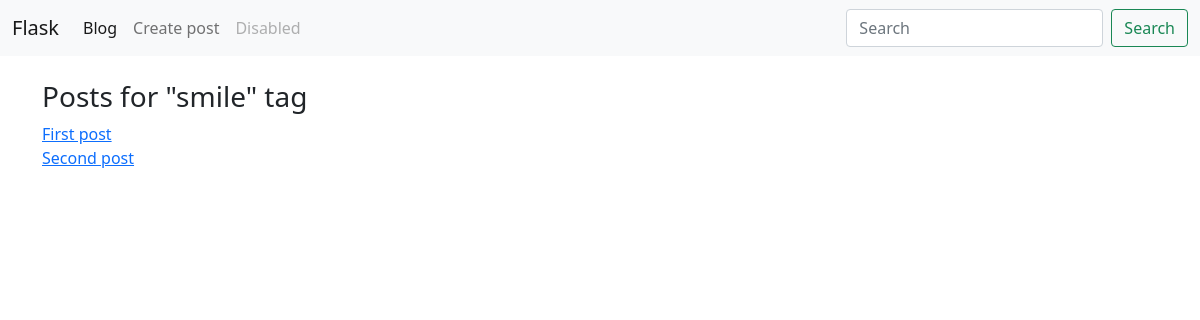
The page /blog/tag/smile on the database as committed earlier.
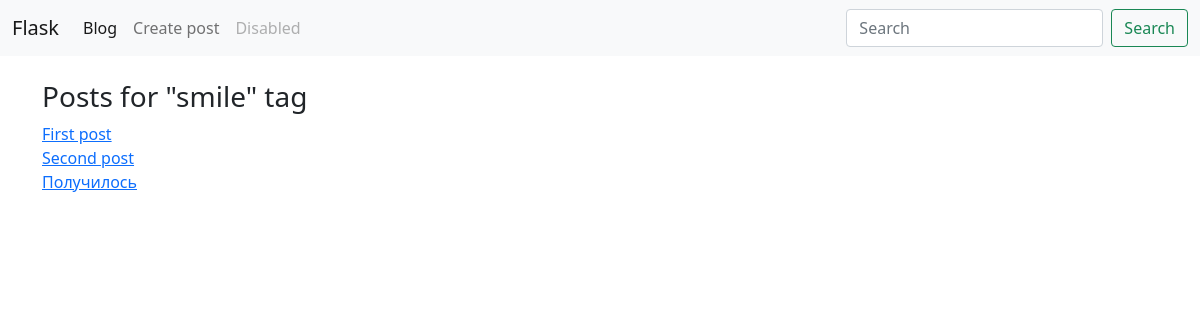
The same page on the database as committed later.
### models.py (models this page shows, shortened)
class Tag(db.Model):
    id = db.Column(db.Integer, primary_key=True)
    name = db.Column(db.String(100))
    slug = db.Column(db.String(100))

class Post(db.Model):
    id = db.Column(db.Integer, primary_key=True)
    title = db.Column(db.String(140))
    slug = db.Column(db.String(140), unique=True)
    body = db.Column(db.Text, nullable=False)
    created = db.Column(db.DateTime, default=datetime.now)
    tags = db.relationship('Tag', secondary=post_tags, backref=db.backref('posts', lazy='dynamic'))

### posts/blueprint.py (the view)
@posts.route('/tag/<slug>')
def tag_detail(slug):
    tag = Tag.query.filter(Tag.slug == slug).first()
    posts = tag.posts.all()
    return render_template('posts/tag_detail.html', tag=tag, posts=posts)

### posts/templates/posts/tag_detail.html (shortened to what this page needs)
{% extends 'base.html' %}
{% block content_title %}
 Posts for "{{ tag.name}}" tag
{% endblock %}
{% block content %}
{% for post in posts %}
<div class="post">
    <a href="{{ url_for('posts.post_detail', slug=post.slug) }}"> {{post.title}} </a>
    {% endfor %}
</div>
{% endblock %}

### templates/base.html (shortened to what this page needs)
<!DOCTYPE html>
<html lang="en">
<head>
    <link href="https://cdn.jsdelivr.net/npm/bootstrap@5.0.2/dist/css/bootstrap.min.css" rel="stylesheet"
>
</head>
<body>
<nav class="navbar navbar-expand-lg navbar-light bg-light">
    <div class="container-fluid">
        <a class="navbar-brand" href=" {{ url_for('index') }}">Flask</a>
        <div class="collapse navbar-collapse" id="navbarSupportedContent">
            <ul class="navbar-nav me-auto mb-2 mb-lg-0">
                <li class="nav-item">
                    <a class="nav-link active" aria-current="page" href="{{ url_for('posts.index') }}">Blog</a>
                </li>
                <li class="nav-item">
                    <a class="nav-link" href="{{ url_for('posts.create_post') }}">Create post</a>
                </li>
                <li class="nav-item">
                    <a class="nav-link disabled" href="#" tabindex="-1" aria-disabled="true">Disabled</a>
                </li>
            </ul>
            <form class="d-flex" method="GET">
                <input class="form-control me-2" type="search" placeholder="Search" aria-label="Search" name="q" value="{{request.args.get('q', '') }}">
                <button class="btn btn-outline-success" type="submit">Search</button>
            </form>
        </div>
    </div>
</nav>
<div class="container">
    <div class="col"><a></a>
        <br>
        <h3>{% block content_title %}
            {%endblock %}
        </h3>
    </div>
    {% block content %}
    {%endblock %}
    </div>
</body>
</html>

Rows that differ between the two databases and show on the page:
added Post: title "Получилось"
